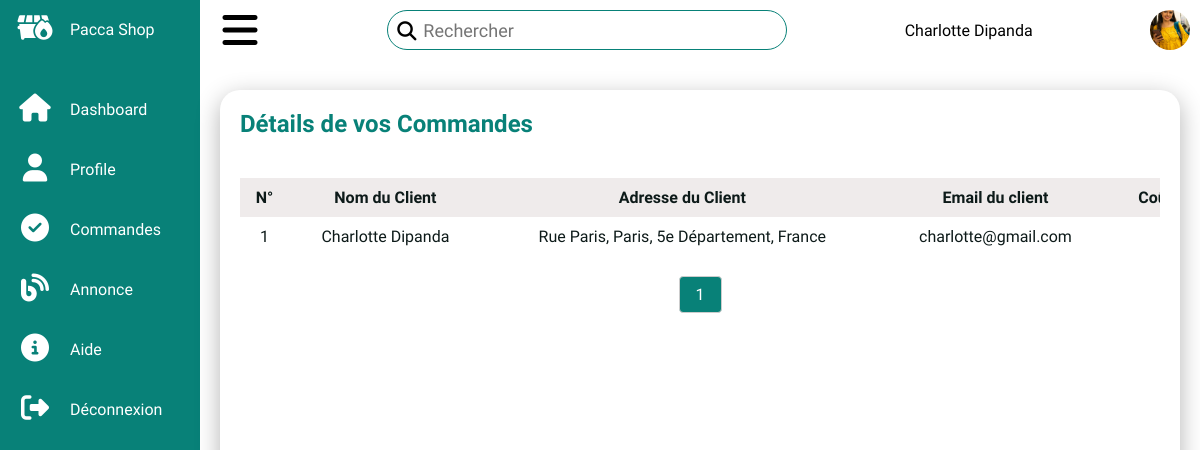
The page /customer/customer_view_orders.php (signed in) on the database its author committed.
### tables this page shows
CREATE TABLE `orders` (
  `order_id` int(11) NOT NULL,
  `product_number` varchar(255) NOT NULL,
  `product_list` varchar(900) NOT NULL,
  `coupon` varchar(255) NOT NULL,
  `total_unique` varchar(255) NOT NULL,
  `shipping` varchar(255) NOT NULL,
  `total_coupon` varchar(255) NOT NULL,
  `total_price` varchar(100) NOT NULL,
  `customer_id` int(11) NOT NULL,
  `customer_name` varchar(255) NOT NULL,
  `customer_email` varchar(255) NOT NULL,
  `customer_address` varchar(900) NOT NULL,
  `customer_zipcode` varchar(100) NOT NULL,
  `customer_phone` varchar(255) NOT NULL,
  `facturation_address` varchar(900) NOT NULL,
  `name_card` varchar(255) NOT NULL,
  `card_number` varchar(255) NOT NULL,
  `card_cvv` varchar(255) NOT NULL,
  `date_expiration_card` varchar(255) NOT NULL,
  `facturation_address_card` varchar(900) NOT NULL,
  `date` timestamp NOT NULL DEFAULT current_timestamp() ON UPDATE current_timestamp(),
  `status` varchar(255) NOT NULL DEFAULT 'En cour',
  `payment` varchar(255) NOT NULL DEFAULT 'Inpaye'
);

### functions/customer_functions.php (the view, shortened to what this page needs)
<?php
include_once('../includes/connect.php');
function customer_view_orders() {
    global $con;
    if(isset($_SESSION['customer'])) {
        $customer_id = $_SESSION['customer']['id'];
    $orders_par_page = 6;
    $page_actuelle = isset($_GET['page']) ? $_GET['page'] : 1;
    $offset = ($page_actuelle - 1) * $orders_par_page;
    $select_query = "Select * from `orders` where customer_id=$customer_id LIMIT $offset, $orders_par_page";
    $result_query = mysqli_query($con, $select_query);
    while($row = mysqli_fetch_assoc($result_query)) {
        $order_id = $row['order_id'];
        $customer_name = $row['customer_name'];
        $customer_address = $row['customer_address'];
        $customer_email = $row['customer_email'];
        $total_unique = $row['total_unique'];
        echo "<tr>";
        echo "<td>".$order_id."</td>";
        echo "<td>".$customer_name."</td>";
        echo "<td>".$customer_address."</td>";
        echo "<td>".$customer_email."</td>";
        echo "<td>".$total_unique."</td>";
        echo "</tr>";
    }
    echo " </tbody>
                </table>";
    $sql = "Select count(*) as total from orders where customer_id=$customer_id";
    $resultat = mysqli_query($con, $sql);
    $donnees = mysqli_fetch_assoc($resultat);
    $total_produits = $donnees['total'];
    $nombre_pages = ceil($total_produits / $orders_par_page);
    echo '<div class="pagination">';
    for ($i = 1; $i <= $nombre_pages; $i++) {
    $classe = ($i == $page_actuelle) ? "active" : "";
    echo '<a class="' . $classe . '" href="?page=' . $i . '">' . $i . '</a>';
    }
    echo '</div>';
    }
}
?>

### css/customer.css (style rules this page uses)
* { margin: 0; padding: 0; box-sizing: border-box; font-family: "Spartan", sans-serif; }
:root { --blue: #2a2185; --vert: #088178; --vert2: #0d1a19; --white: #fff; --gray: #f5f5f5; --black1: #222; --black2: #999; }
body { min-height: 100vh; overflow-x: hidden; }
.details-product table thead tr, .details-product table tbody tr { text-align: center; }
.details-product .brand-table table tr { color: var(--vert2); border-bottom: 1px solid rgba(0, 0, 0, 0.125); }
.details-product .brand-table table tr:last-child { border-bottom: none; }
.details-product .brand-table table thead tr th, .details-product .brand-table table tbody tr td { padding: 10px; }
.pagination { display: flex; justify-content: center; align-items: center; margin-top: 20px; margin-bottom: 10px; }
.pagination a { display: inline-block; margin: 0 5px 10px; padding: 8px 16px; border: 1px solid #ccc; border-radius: 4px; font-size: 16px; color: #333; text-decoration: none; }
.pagination a.active { background-color: #088178; color: #fff; }

### rows shown on the page
orders: order_id "1", customer_name "Charlotte Dipanda", customer_address "Rue Paris, Paris, 5e Département, France", customer_email "charlotte@gmail.com"

### other values the page prints
$_SESSION['customer']['complete_name'] "Charlotte Dipanda"
